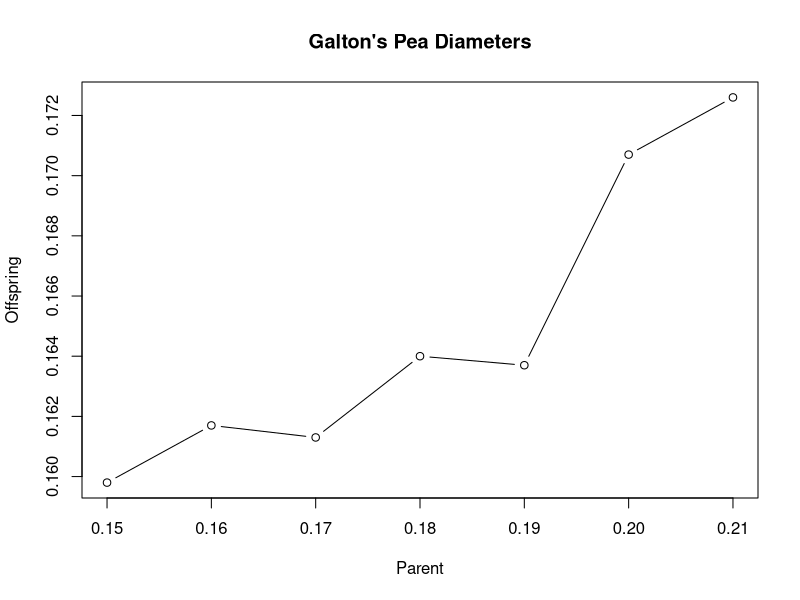
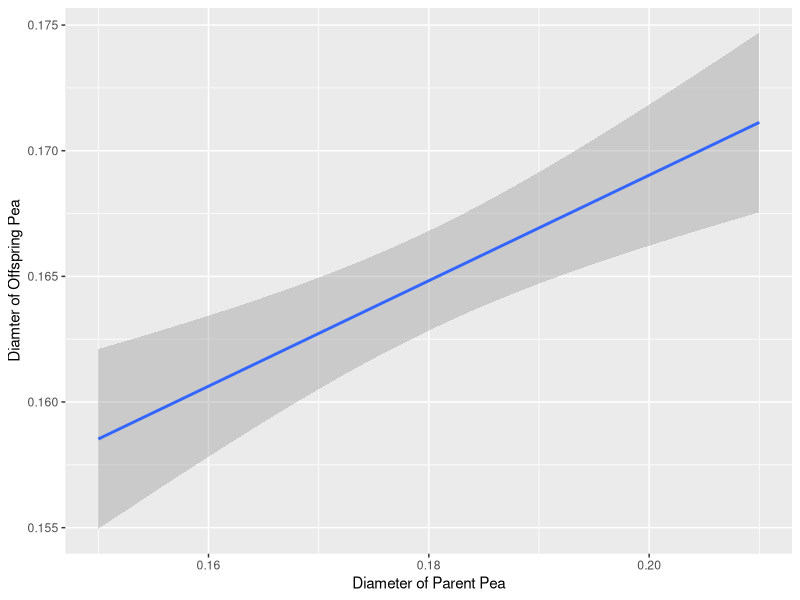
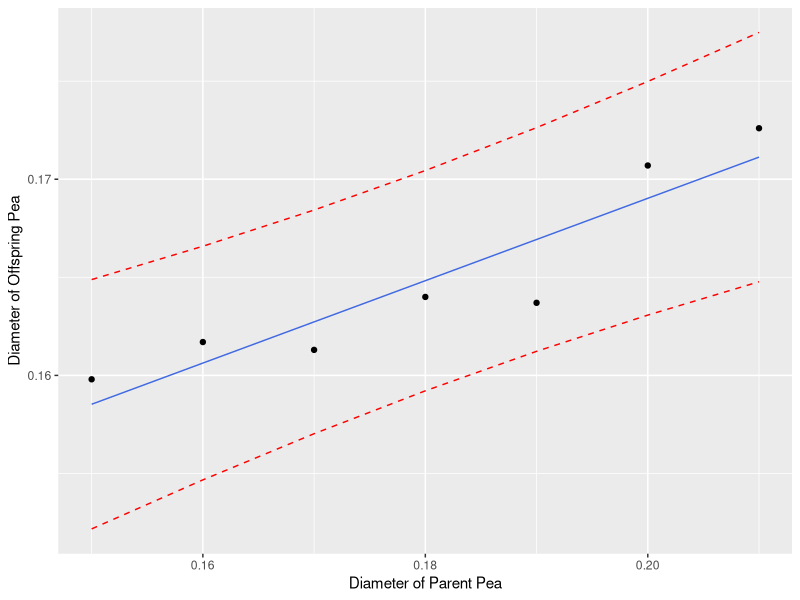

Recreate these plots in R, in order.
# Galton inheritance

# Read in the data
peas <- read.table(text = "
Parent, Offspring
0.21,0.1726
0.20,0.1707
0.19,0.1637
0.18,0.1640
0.17,0.1613
0.16,0.1617
0.15,0.1598", header = TRUE, sep = ",")

# Check the data to make sure it was read in correctly
str(peas)

# EDA

# Compute the correlation coefficient for Parents and Offspring peas
cor(peas$Parent, peas$Offspring)

# We get a r = .925, so a very strong correlation

# Create a scatterplot to confirm the correlation coefficient
plot(peas, type = "b", main = "Galton's Pea Diameters")

# We see that the plot is pretty straight, as a result of
# the data being strong and positive correlated.

# Analysis

# Response Variable: Offspring pea diameter (inches)
# Explanatory Variable: Parent pea diameter (inches)

# Model:
# Offspring = beta0 + beta1 Parent + epsilon, epsilon~N(0, sigma^2)
out_peas <- lm(Offspring ~ Parent, data = peas)

# Create a table of estimates and standard errors (t-test)
summary(out_peas)

# ANOVA F-test
anova(out_peas)

# 95% Confidence Interval on beta1
confint(out_peas)

# Grpahic showing the uncertainty in estimating the model
library(ggplot2)
qplot(Parent,Offspring, data = peas,
      geom = "smooth", formula = y~x, method = "lm", se=TRUE,
      xlab = "Diameter of Parent Pea",
      ylab = "Diamter of Offspring Pea")

# 95% CI for E(Offspring | Parent = 0.20)
predict(out_peas, newdata = data.frame(Parent = 0.20), interval = "confidence")

# 95% PI for Parent = 0.18
predict(out_peas, newdata = data.frame(Parent = 0.18), interval = "prediction")

# Graphic of uncertainty with predictions
plot.df <- cbind(peas, predict(out_peas, interval = "prediction"))
ggplot(plot.df, aes(Parent, Offspring)) +
  xlab("Diameter of Parent Pea") +
  ylab("Diameter of Offspring Pea") +
  geom_point() +
  geom_line(aes(y = fit), color = "royalblue") +
  geom_line(aes(y = lwr), color = "red", linetype = "dashed") +
  geom_line(aes(y = upr), color = "red", linetype = "dashed")

# report R^2
summary(out_peas)
# % of variation in Y explained by X
# Adjusted R^2 = 0.8265

